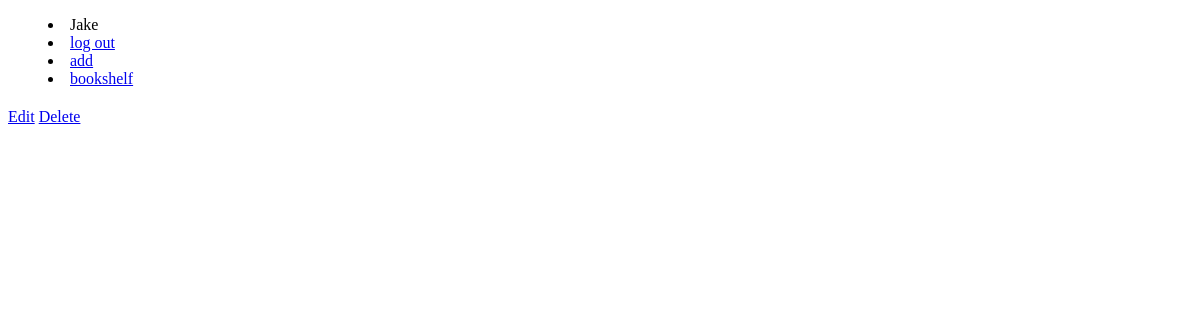
Before: /Dune (signed in) with the older database file.
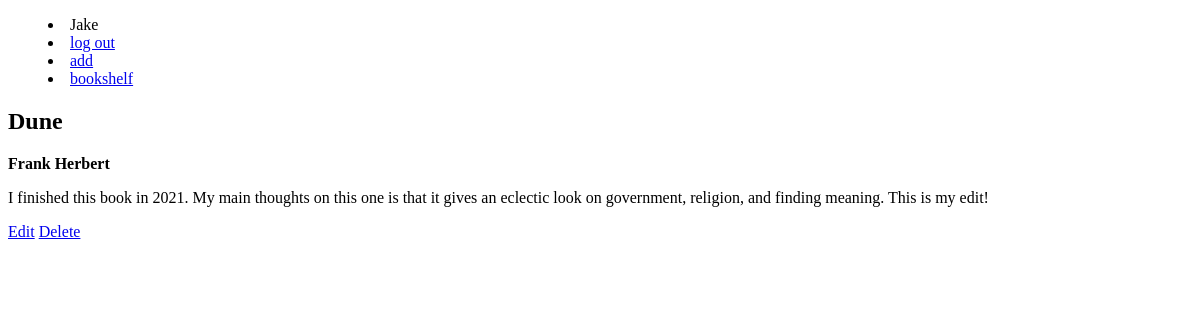
After: the same page with the newer database file.
### tables this page shows
CREATE TABLE user (
    id INTEGER PRIMARY KEY AUTOINCREMENT,
    username TEXT UNIQUE NOT NULL,
    password TEXT NOT NULL
);

CREATE TABLE book (
        id INTEGER PRIMARY KEY AUTOINCREMENT,
        author TEXT NOT NULL,
        title TEXT NOT NULL,
        notes TEXT,
        added DATETIME DEFAULT CURRENT_TIMESTAMP
    );

### bookshelf/books.py (the view)
@bp.route('/<string:title>', methods=['GET', 'POST'])
@login_required
def view_book(title):
    db = get_db()
    error = None
    content = db.execute (
        'SELECT * FROM book WHERE title = ?',
        (title,)
    ).fetchone()
    return render_template('library/book.html', book_info=content)

### bookshelf/auth.py (called while the page is built)
def login_required(view):
    @wraps(view)
    def wrapped_view(**kwargs):
        if g.user is None:
            return redirect(url_for('auth.login'))
        return view(**kwargs)
    return wrapped_view

@bp.before_app_request
def load_user():
    user_id = session.get('user_id')
    if user_id is None:
        g.user = None
    else:
        g.user = (
            get_db().execute('SELECT * FROM user WHERE id = ?', (user_id,)).fetchone()
        )

### bookshelf/db.py (called while the page is built)
def get_db():
    if 'db' not in g:
        g.db = sqlite3.connect(
            current_app.config['DATABASE'],
            detect_types=sqlite3.PARSE_DECLTYPES
        )
        g.db.row_factory = sqlite3.Row
    return g.db

### bookshelf/templates/library/book.html (shortened to what this page needs)
{% extends 'base.html' %}
{%block nav%}
    <menu>
        {% if g.user %}
            <li>{{g.user['username']}}</li>
            <li><a href='{{ url_for('auth.logout') }}'>log out</a></li>
            <li><a href='{{ url_for('books.add') }}'>add</a></li>
            <li><a href='{{ url_for('index') }}'>bookshelf</a></li>
        {% endif %}
    </menu>
{% endblock %}
{% block content %}
    <h1>{{ book_info['title'] }}</h1>
        <p><b>{{ book_info['author'] }}</b></p>
        <p>{{ book_info['notes'] }}</p>
        <a href='{{ url_for('books.edit_book', title=book_info['title']) }}' class="button">Edit</a>
        <a href='{{ url_for('books.delete_book', title=book_info['title']) }}' class="button">Delete</a>
{% endblock %}

### bookshelf/templates/base.html (shortened to what this page needs)
<!DOCTYPE html>
<nav> {% block nav %}{% endblock %}</nav>
<section>
    {% block content %}{% endblock %}
</section>

Changed rows visible on the page:
now on this page (row edited): book: title "Dune", author "Frank Herbert", notes "I finished this book in 2021. My main thoughts on this one is that it gives an eclectic look on government, religion, and finding meaning. This is my edit!"
